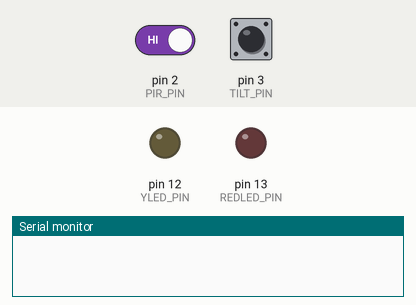
The sketch below on a simulated Arduino Uno, built with avr-gcc and run on an emulated ATmega328P. Parts: output pins drawn as LEDs (lit = HIGH), the last lines printed to the serial monitor. Dashed ring = blinking. The test bench sets the inputs (shaded band); at power-on: pin 2 (PIR_PIN) HIGH, pin 3 (TILT_PIN) HIGH.

Above: at 1.2 s.
1.3 s: pin 2 (PIR_PIN) driven LOW
At 1.6 s:
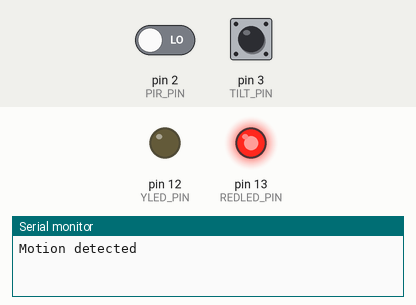
2.8 s: pin 3 (TILT_PIN) driven LOW
At 3.3 s:
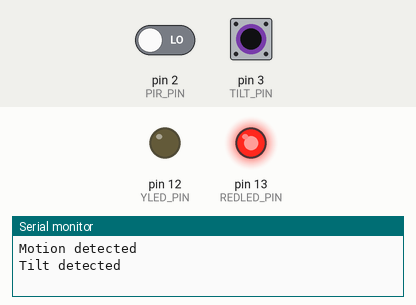
4.3 s: pin 2 (PIR_PIN) driven HIGH
At 5.1 s:
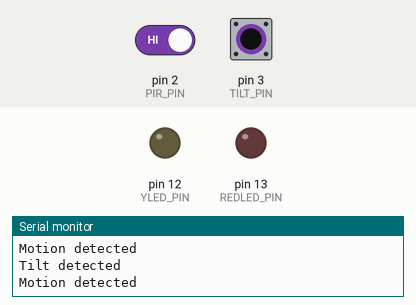
5.8 s: pin 3 (TILT_PIN) pulsed HIGH 2 times (0.12 s each, 0.3 s apart)
At 6.23 s:
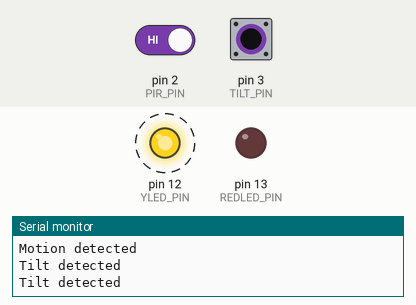
Timing chart, 0 to 8.8 s (numbered marks = the images above; inputs shaded):
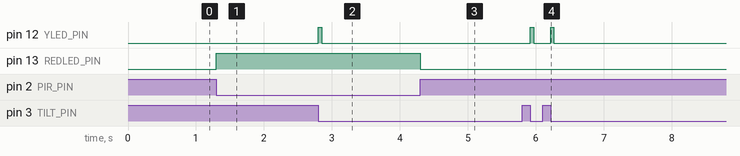

The sketch:

Task_1.3C.ino
```cpp
const uint8_t PIR_PIN = 2;
const uint8_t TILT_PIN = 3;
const uint8_t REDLED_PIN = 13;
const uint8_t YLED_PIN = 12;

uint8_t redState = LOW;

void setup()
{
  pinMode(REDLED_PIN, OUTPUT);
  pinMode(YLED_PIN, OUTPUT);
  pinMode(PIR_PIN, INPUT);
  pinMode(TILT_PIN, INPUT_PULLUP);
  attachInterrupt(digitalPinToInterrupt(PIR_PIN), handleMotionSensor, HIGH);
  attachInterrupt(digitalPinToInterrupt(TILT_PIN), handleTiltSensor, FALLING);
  Serial.begin(9600);
}

void handleMotionSensor()
{
  Serial.println("Motion detected");
  redState = !redState;
  digitalWrite(REDLED_PIN, redState);
}

void handleTiltSensor()
{
  Serial.println("Tilt detected");
  digitalWrite(YLED_PIN, HIGH);
  delay(10000);
  digitalWrite(YLED_PIN, LOW);
}

void loop()
{
  delay(500);
}
```

Measured:
- after the input at 1.3 s, pin 13 (REDLED_PIN): LOW → HIGH at once
- after the input at 2.8 s, pin 12 (YLED_PIN): LOW → HIGH at once, → LOW 0.05 s later
- after the input at 4.3 s, pin 13 (REDLED_PIN): HIGH → LOW at once
- after the input at 5.8 s, pin 12 (YLED_PIN): alternates HIGH for 0.05 s and LOW for 0.25 s, 4 changes in all, then stays LOW, starting after 0.12 s
